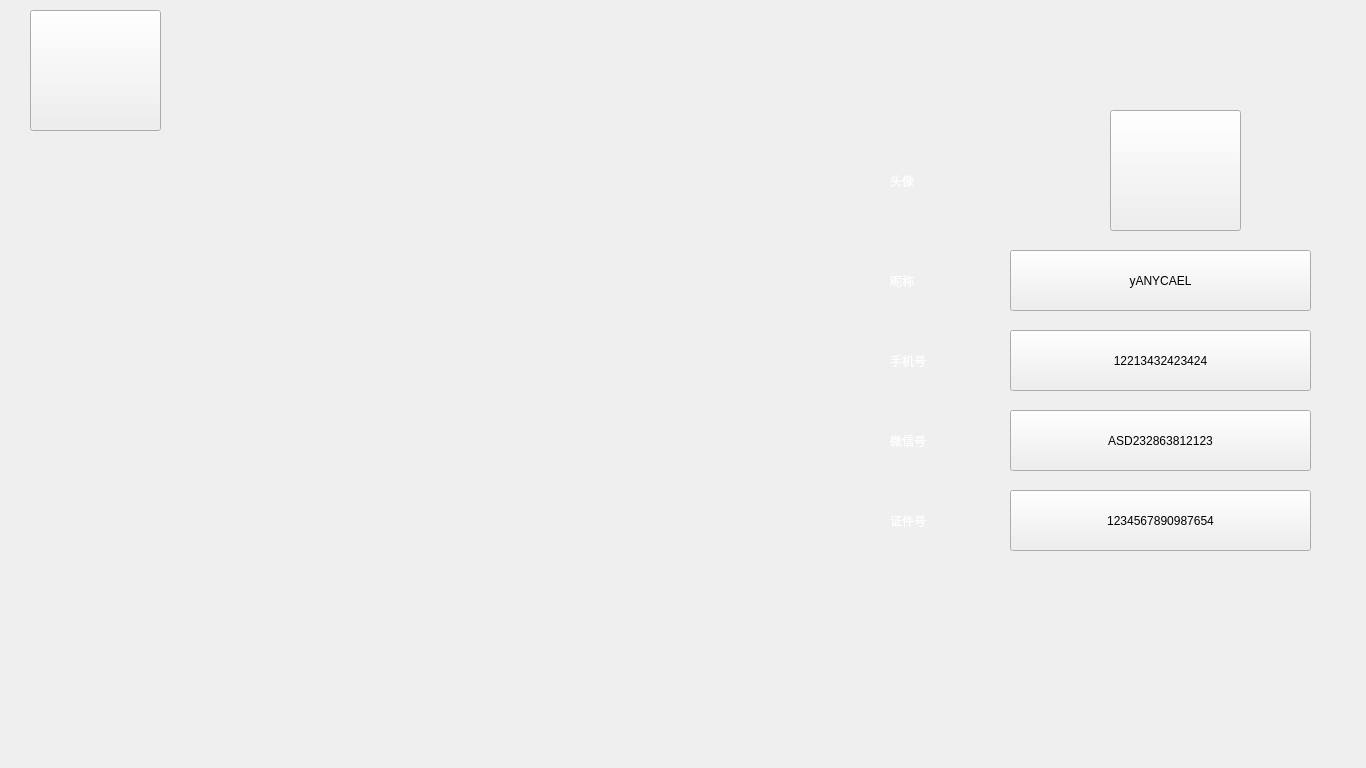
<?xml version="1.0" encoding="UTF-8"?>
<ui version="4.0">
 <class>personal_info_window</class>
 <widget class="QMainWindow" name="personal_info_window">
  <property name="geometry">
   <rect>
    <x>0</x>
    <y>0</y>
    <width>1366</width>
    <height>768</height>
   </rect>
  </property>
  <property name="maximumSize">
   <size>
    <width>1366</width>
    <height>768</height>
   </size>
  </property>
  <property name="windowTitle">
   <string>MainWindow</string>
  </property>
  <widget class="QWidget" name="centralwidget">
   <widget class="QLabel" name="image_label">
    <property name="geometry">
     <rect>
      <x>890</x>
      <y>160</y>
      <width>101</width>
      <height>41</height>
     </rect>
    </property>
    <property name="styleSheet">
     <string notr="true">font: 25 18pt &quot;Microsoft YaHei UI&quot;;
color: rgb(255, 255, 255);</string>
    </property>
    <property name="text">
     <string>头像</string>
    </property>
   </widget>
   <widget class="QLabel" name="nickname_label">
    <property name="geometry">
     <rect>
      <x>890</x>
      <y>260</y>
      <width>101</width>
      <height>41</height>
     </rect>
    </property>
    <property name="styleSheet">
     <string notr="true">font: 25 18pt &quot;Microsoft YaHei UI&quot;;
color: rgb(255, 255, 255);</string>
    </property>
    <property name="text">
     <string>昵称</string>
    </property>
   </widget>
   <widget class="QLabel" name="phone_label">
    <property name="geometry">
     <rect>
      <x>890</x>
      <y>340</y>
      <width>101</width>
      <height>41</height>
     </rect>
    </property>
    <property name="styleSheet">
     <string notr="true">font: 25 18pt &quot;Microsoft YaHei UI&quot;;
color: rgb(255, 255, 255);</string>
    </property>
    <property name="text">
     <string>手机号</string>
    </property>
   </widget>
   <widget class="QLabel" name="wechart_label">
    <property name="geometry">
     <rect>
      <x>890</x>
      <y>420</y>
      <width>101</width>
      <height>41</height>
     </rect>
    </property>
    <property name="styleSheet">
     <string notr="true">font: 25 18pt &quot;Microsoft YaHei UI&quot;;
color: rgb(255, 255, 255);</string>
    </property>
    <property name="text">
     <string>微信号</string>
    </property>
   </widget>
   <widget class="QLabel" name="id_label">
    <property name="geometry">
     <rect>
      <x>890</x>
      <y>500</y>
      <width>101</width>
      <height>41</height>
     </rect>
    </property>
    <property name="styleSheet">
     <string notr="true">font: 25 18pt &quot;Microsoft YaHei UI&quot;;
color: rgb(255, 255, 255);</string>
    </property>
    <property name="text">
     <string>证件号</string>
    </property>
   </widget>
   <widget class="QPushButton" name="image">
    <property name="geometry">
     <rect>
      <x>1110</x>
      <y>110</y>
      <width>131</width>
      <height>121</height>
     </rect>
    </property>
    <property name="text">
     <string/>
    </property>
   </widget>
   <widget class="QLabel" name="wall">
    <property name="geometry">
     <rect>
      <x>0</x>
      <y>0</y>
      <width>1366</width>
      <height>768</height>
     </rect>
    </property>
    <property name="styleSheet">
     <string notr="true">border-image: url(:/pages/Resource/personal_info.jpg);</string>
    </property>
    <property name="text">
     <string/>
    </property>
   </widget>
   <widget class="QPushButton" name="nickname">
    <property name="geometry">
     <rect>
      <x>1010</x>
      <y>250</y>
      <width>301</width>
      <height>61</height>
     </rect>
    </property>
    <property name="styleSheet">
     <string notr="true">font: 25 18pt &quot;Microsoft YaHei UI&quot;;</string>
    </property>
    <property name="text">
     <string>yANYCAEL</string>
    </property>
   </widget>
   <widget class="QPushButton" name="phone">
    <property name="geometry">
     <rect>
      <x>1010</x>
      <y>330</y>
      <width>301</width>
      <height>61</height>
     </rect>
    </property>
    <property name="styleSheet">
     <string notr="true">font: 25 18pt &quot;Microsoft YaHei UI&quot;;</string>
    </property>
    <property name="text">
     <string>12213432423424</string>
    </property>
   </widget>
   <widget class="QPushButton" name="wechart">
    <property name="geometry">
     <rect>
      <x>1010</x>
      <y>410</y>
      <width>301</width>
      <height>61</height>
     </rect>
    </property>
    <property name="styleSheet">
     <string notr="true">font: 25 18pt &quot;Microsoft YaHei UI&quot;;</string>
    </property>
    <property name="text">
     <string>ASD232863812123</string>
    </property>
   </widget>
   <widget class="QPushButton" name="id">
    <property name="geometry">
     <rect>
      <x>1010</x>
      <y>490</y>
      <width>301</width>
      <height>61</height>
     </rect>
    </property>
    <property name="styleSheet">
     <string notr="true">font: 25 18pt &quot;Microsoft YaHei UI&quot;;</string>
    </property>
    <property name="text">
     <string>1234567890987654</string>
    </property>
   </widget>
   <widget class="QPushButton" name="return_2">
    <property name="geometry">
     <rect>
      <x>30</x>
      <y>10</y>
      <width>131</width>
      <height>121</height>
     </rect>
    </property>
    <property name="styleSheet">
     <string notr="true">border-image: url(:/button/Resource/return.jpg);</string>
    </property>
    <property name="text">
     <string/>
    </property>
   </widget>
   <zorder>wall</zorder>
   <zorder>image_label</zorder>
   <zorder>nickname_label</zorder>
   <zorder>phone_label</zorder>
   <zorder>wechart_label</zorder>
   <zorder>id_label</zorder>
   <zorder>image</zorder>
   <zorder>nickname</zorder>
   <zorder>phone</zorder>
   <zorder>wechart</zorder>
   <zorder>id</zorder>
   <zorder>return_2</zorder>
  </widget>
 </widget>
 <resources/>
 <connections/>
</ui>
